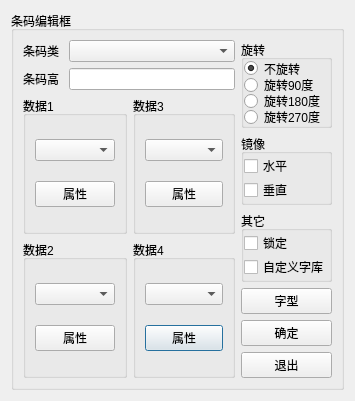
<?xml version="1.0" encoding="UTF-8"?>
<ui version="4.0">
 <class>QRSetttingDialog</class>
 <widget class="QDialog" name="QRSetttingDialog">
  <property name="geometry">
   <rect>
    <x>0</x>
    <y>0</y>
    <width>355</width>
    <height>401</height>
   </rect>
  </property>
  <property name="sizePolicy">
   <sizepolicy hsizetype="Fixed" vsizetype="Fixed">
    <horstretch>0</horstretch>
    <verstretch>0</verstretch>
   </sizepolicy>
  </property>
  <property name="minimumSize">
   <size>
    <width>355</width>
    <height>401</height>
   </size>
  </property>
  <property name="maximumSize">
   <size>
    <width>355</width>
    <height>401</height>
   </size>
  </property>
  <property name="windowTitle">
   <string>Dialog</string>
  </property>
  <layout class="QHBoxLayout" name="horizontalLayout_5">
   <item>
    <widget class="QGroupBox" name="groupBox">
     <property name="title">
      <string>条码编辑框</string>
     </property>
     <layout class="QHBoxLayout" name="horizontalLayout">
      <item>
       <layout class="QGridLayout" name="gridLayout">
        <item row="0" column="0">
         <widget class="QLabel" name="label">
          <property name="sizePolicy">
           <sizepolicy hsizetype="Fixed" vsizetype="Preferred">
            <horstretch>0</horstretch>
            <verstretch>0</verstretch>
           </sizepolicy>
          </property>
          <property name="minimumSize">
           <size>
            <width>40</width>
            <height>0</height>
           </size>
          </property>
          <property name="maximumSize">
           <size>
            <width>40</width>
            <height>16777215</height>
           </size>
          </property>
          <property name="text">
           <string>条码类</string>
          </property>
         </widget>
        </item>
        <item row="1" column="0">
         <widget class="QLabel" name="label_3">
          <property name="sizePolicy">
           <sizepolicy hsizetype="Fixed" vsizetype="Preferred">
            <horstretch>0</horstretch>
            <verstretch>0</verstretch>
           </sizepolicy>
          </property>
          <property name="minimumSize">
           <size>
            <width>40</width>
            <height>0</height>
           </size>
          </property>
          <property name="maximumSize">
           <size>
            <width>40</width>
            <height>16777215</height>
           </size>
          </property>
          <property name="text">
           <string>条码高</string>
          </property>
         </widget>
        </item>
        <item row="0" column="1" colspan="2">
         <widget class="QComboBox" name="comboBox"/>
        </item>
        <item row="1" column="1" colspan="2">
         <widget class="QLineEdit" name="lineEdit"/>
        </item>
        <item row="3" column="2">
         <widget class="QGroupBox" name="groupBox_5">
          <property name="title">
           <string>数据4</string>
          </property>
          <layout class="QVBoxLayout" name="verticalLayout_4">
           <item>
            <widget class="QComboBox" name="comboBox_5"/>
           </item>
           <item>
            <widget class="QPushButton" name="pushButton_4">
             <property name="text">
              <string>属性</string>
             </property>
            </widget>
           </item>
          </layout>
         </widget>
        </item>
        <item row="2" column="0" colspan="2">
         <widget class="QGroupBox" name="groupBox_2">
          <property name="title">
           <string>数据1</string>
          </property>
          <layout class="QVBoxLayout" name="verticalLayout">
           <item>
            <widget class="QComboBox" name="comboBox_2"/>
           </item>
           <item>
            <widget class="QPushButton" name="pushButton">
             <property name="text">
              <string>属性</string>
             </property>
            </widget>
           </item>
          </layout>
         </widget>
        </item>
        <item row="2" column="2">
         <widget class="QGroupBox" name="groupBox_4">
          <property name="title">
           <string>数据3</string>
          </property>
          <layout class="QVBoxLayout" name="verticalLayout_2">
           <item>
            <widget class="QComboBox" name="comboBox_4"/>
           </item>
           <item>
            <widget class="QPushButton" name="pushButton_3">
             <property name="text">
              <string>属性</string>
             </property>
            </widget>
           </item>
          </layout>
         </widget>
        </item>
        <item row="3" column="0" colspan="2">
         <widget class="QGroupBox" name="groupBox_3">
          <property name="title">
           <string>数据2</string>
          </property>
          <layout class="QVBoxLayout" name="verticalLayout_3">
           <item>
            <widget class="QComboBox" name="comboBox_3"/>
           </item>
           <item>
            <widget class="QPushButton" name="pushButton_2">
             <property name="text">
              <string>属性</string>
             </property>
            </widget>
           </item>
          </layout>
         </widget>
        </item>
       </layout>
      </item>
      <item>
       <layout class="QVBoxLayout" name="verticalLayout_6">
        <item>
         <widget class="QGroupBox" name="groupBox_rotate">
          <property name="title">
           <string>旋转</string>
          </property>
          <layout class="QVBoxLayout" name="verticalLayout_11">
           <property name="spacing">
            <number>0</number>
           </property>
           <property name="leftMargin">
            <number>0</number>
           </property>
           <property name="topMargin">
            <number>0</number>
           </property>
           <property name="rightMargin">
            <number>0</number>
           </property>
           <property name="bottomMargin">
            <number>0</number>
           </property>
           <item>
            <widget class="QRadioButton" name="radioButton_no_totate">
             <property name="text">
              <string>不旋转</string>
             </property>
             <property name="checked">
              <bool>true</bool>
             </property>
             <attribute name="buttonGroup">
              <string notr="true">buttonGroup</string>
             </attribute>
            </widget>
           </item>
           <item>
            <widget class="QRadioButton" name="radioButton_rotate_90">
             <property name="text">
              <string>旋转90度</string>
             </property>
             <attribute name="buttonGroup">
              <string notr="true">buttonGroup</string>
             </attribute>
            </widget>
           </item>
           <item>
            <widget class="QRadioButton" name="radioButton_rotate_180">
             <property name="text">
              <string>旋转180度</string>
             </property>
             <attribute name="buttonGroup">
              <string notr="true">buttonGroup</string>
             </attribute>
            </widget>
           </item>
           <item>
            <widget class="QRadioButton" name="radioButton_rorate_270">
             <property name="text">
              <string>旋转270度</string>
             </property>
             <attribute name="buttonGroup">
              <string notr="true">buttonGroup</string>
             </attribute>
            </widget>
           </item>
          </layout>
         </widget>
        </item>
        <item>
         <widget class="QGroupBox" name="groupBox_mirror">
          <property name="title">
           <string>镜像</string>
          </property>
          <layout class="QVBoxLayout" name="verticalLayout_9">
           <property name="spacing">
            <number>0</number>
           </property>
           <property name="leftMargin">
            <number>0</number>
           </property>
           <property name="topMargin">
            <number>0</number>
           </property>
           <property name="rightMargin">
            <number>0</number>
           </property>
           <property name="bottomMargin">
            <number>0</number>
           </property>
           <item>
            <widget class="QCheckBox" name="checkBox_horizontal">
             <property name="text">
              <string>水平</string>
             </property>
            </widget>
           </item>
           <item>
            <widget class="QCheckBox" name="checkBox_vertical">
             <property name="text">
              <string>垂直</string>
             </property>
            </widget>
           </item>
          </layout>
         </widget>
        </item>
        <item>
         <widget class="QGroupBox" name="groupBox_other">
          <property name="title">
           <string>其它</string>
          </property>
          <layout class="QVBoxLayout" name="verticalLayout_10">
           <property name="spacing">
            <number>0</number>
           </property>
           <property name="leftMargin">
            <number>0</number>
           </property>
           <property name="topMargin">
            <number>0</number>
           </property>
           <property name="rightMargin">
            <number>0</number>
           </property>
           <property name="bottomMargin">
            <number>0</number>
           </property>
           <item>
            <widget class="QCheckBox" name="checkBox_lock">
             <property name="text">
              <string>锁定</string>
             </property>
            </widget>
           </item>
           <item>
            <widget class="QCheckBox" name="checkBox_diy_font">
             <property name="text">
              <string>自定义字库</string>
             </property>
            </widget>
           </item>
          </layout>
         </widget>
        </item>
        <item>
         <widget class="QPushButton" name="pushButton_font">
          <property name="text">
           <string>字型</string>
          </property>
         </widget>
        </item>
        <item>
         <widget class="QPushButton" name="pushButton_ok">
          <property name="text">
           <string>确定</string>
          </property>
         </widget>
        </item>
        <item>
         <widget class="QPushButton" name="pushButton_exit">
          <property name="text">
           <string>退出</string>
          </property>
         </widget>
        </item>
       </layout>
      </item>
     </layout>
    </widget>
   </item>
  </layout>
 </widget>
 <resources/>
 <connections/>
 <buttongroups>
  <buttongroup name="buttonGroup"/>
 </buttongroups>
</ui>
